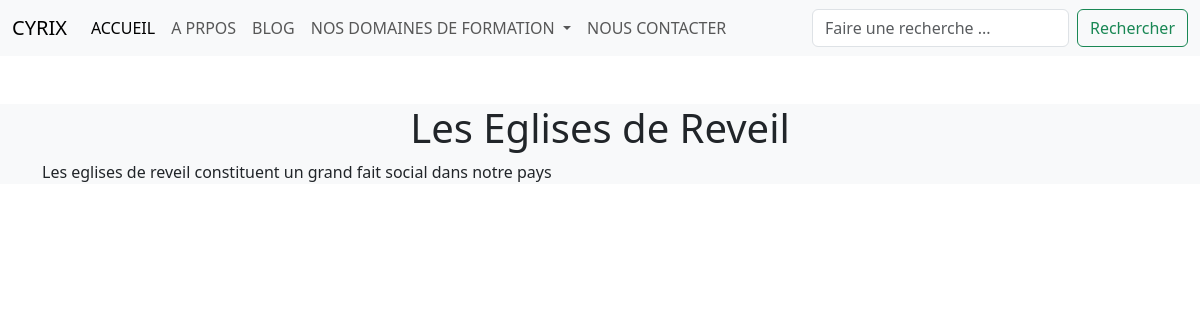
Screenshot of /blog/article.php?id=1 with the database file from the repository.
### tables this page shows
CREATE TABLE `articles` (
  `id` int(11) NOT NULL,
  `titre` varchar(200) NOT NULL,
  `corps` text DEFAULT NULL,
  `publie_a` datetime DEFAULT NULL,
  `actif` tinyint(1) DEFAULT 1,
  `auteur_id` int(11) DEFAULT NULL,
  `category_id` int(11) DEFAULT NULL
);

### blog/article.php (the view, shortened to what this page needs)
<!DOCTYPE html>
<html lang="en">
<head>
    <link rel="stylesheet" href="../assets/css/bootstrap.css">
    <link rel="stylesheet" href="../assets/css/style.css">
</head>
<body>
    <?php include('../includes/menu.php') ?>
    <?php
        $rq = $_REQUEST;
        $p = $rq['id'];
        try{
            $conn = new PDO('mysql:host=localhost;dbname=tds4_db;charset=utf8', 'root', '');
            $string = "select a.id,titre,au.nom auteur,c.nom categorie,a.corps,publie_a date from articles a, categories c,auteurs au where a.category_id = c.id AND a.auteur_id = au.id AND a.id =:v";
            $requete = $conn->prepare($string);
            $requete->execute([
                'v'=>$p
            ]);
            $article = $requete->fetchObject();
        }
        catch(Exception $ex){
            echo "Erreur de connexion : ".$ex->getMessage();
        }
    ?>
        <div class="bg-light">
            <div class="container mt-5">
                <h1 class="text-center"><?= $article->titre ?></h1>
                <p>
                    <?= $article->corps ?>
                </p>
            </div>
        </div>
</body>
</html>

### rows the page displays
articles: titre "Les Eglises de Reveil", corps "Les eglises de reveil constituent un grand fait social dans notre pays"
